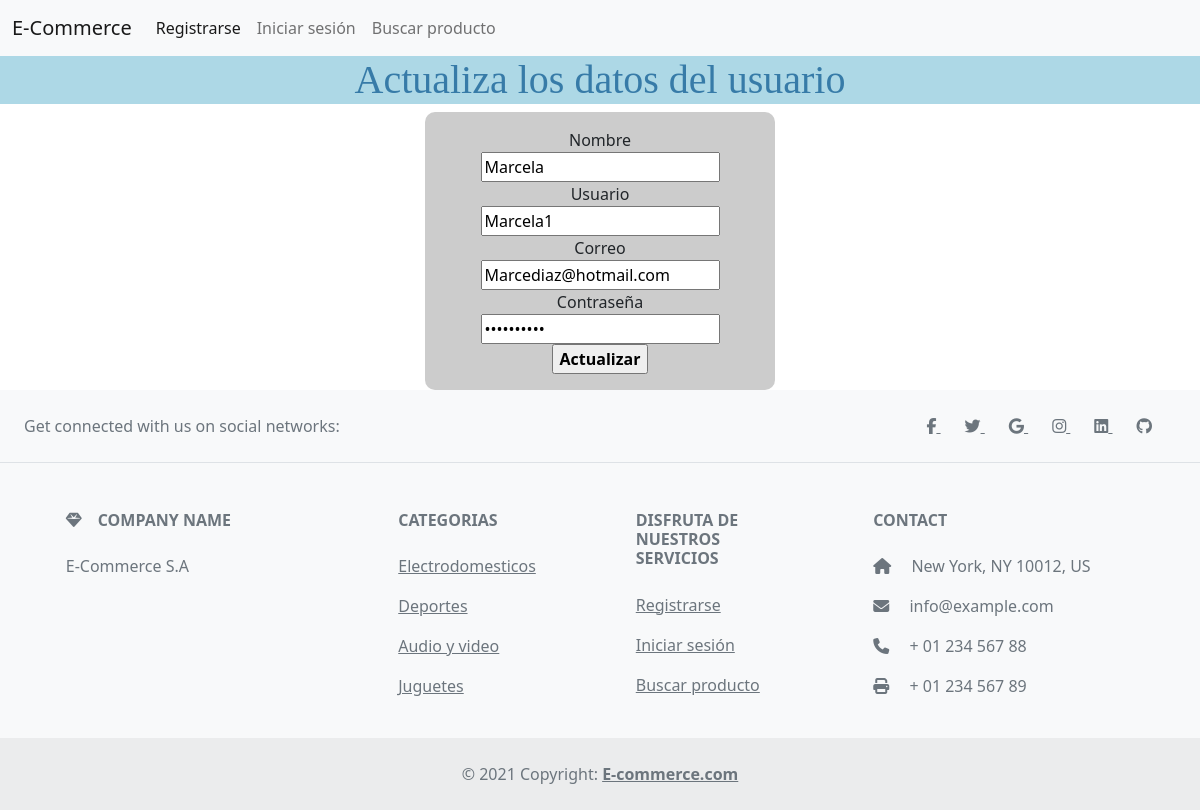
/actualizar_usuario/2/, run on an earlier commit of the app's database.
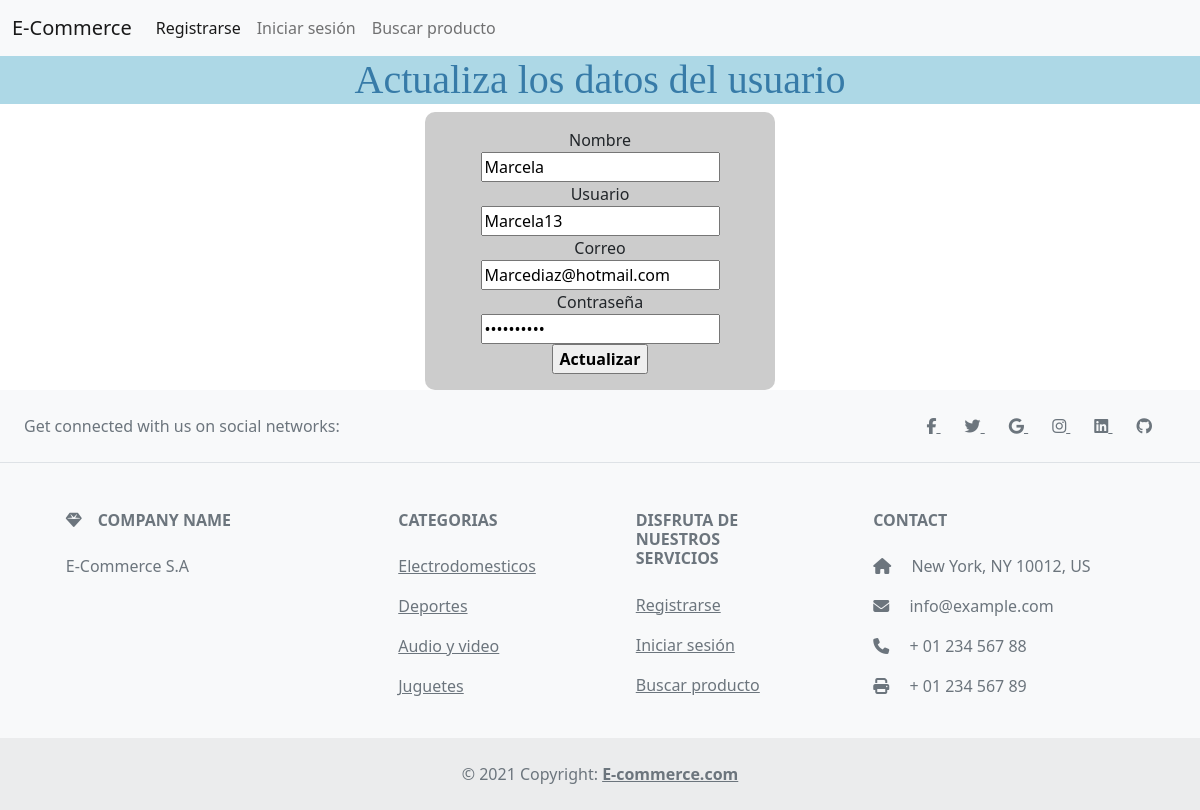
And on a later commit of the database.
### tables this page shows
CREATE TABLE usuarios(
   id INTEGER PRIMARY KEY,
   nombre REAL NOT NULL,
   usuario REAL NOT NULL,
   correo REAL NOT NULL,
   contraseña REAL NOT NULL
);

### main.py (the view)
@app.route('/actualizar_usuario/<id>/', methods=['GET'])
def actualizar_usuario(id):
    print("Hola mundo")
    con = sql_connection()
    cursorObj = con.cursor()
    cursorObj.execute("SELECT * FROM usuarios WHERE id=?;", (id,))
    usu = cursorObj.fetchone()
    con.commit()
    return render_template("actualizar.html",usu=usu)

### main.py (called while the page is built)
def sql_connection():
    try:
        con = sqlite3.connect('database.db')
        print("Conexion OK")
        return con
    except Error:
        print(Error)

### templates/actualizar.html
{% extends 'base.html' %}
{% block header %}
  <h1>{% block title %}Actualiza los datos del usuario{% endblock %}</h1>
{% endblock %}
{% block contenido %}
    <center>
        <form action="/editar/{{usu[0]}}/" method="post" name="formRegistro" onsubmit="">
            <div>
            <label for="Nombre"> Nombre </label>
            </div>
            <div>
            <input type="text" name="Nombre" id="Nombre" value="{{usu[1]}}">
            </div>
            <div>
            <label for="usuario"> Usuario </label>
            </div>
            <div>
            <input type="text" name="Usuario" id="Usuario" value="{{usu[2]}}">
            </div>
            <div>
            <label for="email"> Correo </label>
            </div>
            <div>
            <input type="email" name="email" id="email" value="{{usu[3]}}">
            </div>
            <div>
            <label for="password"> Contraseña </label>
            </div>
            <div>
            <input type="password" name="password" id="password" value="{{usu[4]}}">
            <div>
            <input class="boton negrilla" type="submit" value="Actualizar">
            </div>
        </form>
    </center>
{% endblock %}

### templates/base.html (shortened to what this page needs)
<!DOCTYPE html>
<html lang="en">
<head>
  <link rel="stylesheet" href="{{ url_for('static', filename='css/miestilo.css') }}" type="text/css">
  <link href="https://cdn.jsdelivr.net/npm/bootstrap@5.1.3/dist/css/bootstrap.min.css" rel="stylesheet"
>
</head>
<body>
  <nav class="navbar navbar-expand-lg navbar-light bg-light">
    <div class="container-fluid">
      <a class="navbar-brand" href="/entrada">E-Commerce</a>
      <div class="collapse navbar-collapse" id="navbarSupportedContent">
        <ul class="navbar-nav me-auto mb-2 mb-lg-0">
          <li class="nav-item">
            <a class="nav-link active colortext" aria-current="page" href="/registro">Registrarse</a>
          </li>
          <li class="nav-item">
            <a class="nav-link" href="/login">Iniciar sesión</a>
          </li>
          <li class="nav-item">
            <a class="nav-link" href="/principal">Buscar producto</a>
          </li>
        </ul>
      </div>
    </div>
  </nav>
  {% block header %}
  {% endblock %}
  {% block contenido %}
  {% endblock %}
  <footer class="text-center text-lg-start bg-light text-muted">
    <section class="d-flex justify-content-center justify-content-lg-between p-4 border-bottom">
      <div class="me-5 d-none d-lg-block">
        <span>Get connected with us on social networks:</span>
      </div>
      <div>
        <a href="" class="me-4 text-reset">
          <i class="fab fa-facebook-f"></i>
        </a>
        <a href="" class="me-4 text-reset">
          <i class="fab fa-twitter"></i>
        </a>
        <a href="" class="me-4 text-reset">
          <i class="fab fa-google"></i>
        </a>
        <a href="" class="me-4 text-reset">
          <i class="fab fa-instagram"></i>
        </a>
        <a href="" class="me-4 text-reset">
          <i class="fab fa-linkedin"></i>
        </a>
        <a href="" class="me-4 text-reset">
          <i class="fab fa-github"></i>
        </a>
      </div>
    </section>
    <section class="">
      <div class="container text-center text-md-start mt-5">
        <div class="row mt-3">
          <div class="col-md-3 col-lg-4 col-xl-3 mx-auto mb-4">
            <h6 class="text-uppercase fw-bold mb-4">
              <i class="fas fa-gem me-3"></i>Company name
            </h6>
            <p>
              E-Commerce S.A
            </p>
          </div>
          <div class="col-md-2 col-lg-2 col-xl-2 mx-auto mb-4">
            <h6 class="text-uppercase fw-bold mb-4">
              Categorias
            </h6>
            <p>
              <a href="#!" class="text-reset">Electrodomesticos</a>
            </p>
            <p>
              <a href="#!" class="text-reset">Deportes</a>
            </p>
            <p>
              <a href="#!" class="text-reset">Audio y video</a>
            </p>
            <p>
              <a href="#!" class="text-reset">Juguetes</a>
            </p>
          </div>
          <div class="col-md-3 col-lg-2 col-xl-2 mx-auto mb-4">
            <h6 class="text-uppercase fw-bold mb-4">
              Disfruta de nuestros servicios
            </h6>
            <p>
              <a href="#!" class="text-reset">Registrarse</a>
            </p>
            <p>
              <a href="#!" class="text-reset">Iniciar sesión</a>
            </p>
            <p>
              <a href="#!" class="text-reset">Buscar producto</a>
            </p>
          </div>
          <div class="col-md-4 col-lg-3 col-xl-3 mx-auto mb-md-0 mb-4">
            <h6 class="text-uppercase fw-bold mb-4">
              Contact
            </h6>
            <p><i class="fas fa-home me-3"></i> New York, NY 10012, US</p>
            <p>
              <i class="fas fa-envelope me-3"></i>
              info@example.com
            </p>
            <p><i class="fas fa-phone me-3"></i> + 01 234 567 88</p>
            <p><i class="fas fa-print me-3"></i> + 01 234 567 89</p>
          </div>
        </div>
      </div>
    </section>
    <div class="text-center p-4" style="background-color: rgba(0, 0, 0, 0.05);">
      © 2021 Copyright:
      <a class="text-reset fw-bold" href="#">E-commerce.com</a>
    </div>
  </footer>
</body>
</html>

### static/css/miestilo.css (style rules this page uses)
h1 { font-family: serif; text-align: center; color: #377ba8; background-color: lightblue; margin: 0; }
form { background-color: #ccc; padding: 16px; width: 350px; text-align: center; border-radius: 10px; margin: auto; }
input { margin: 6px; }
.boton { text-align: center; }
.negrilla { font-weight: bold; }

What changed in the data, as far as the page shows it:
changed usuarios "Marcela": Usuario "Marcela1" → "Marcela13"
